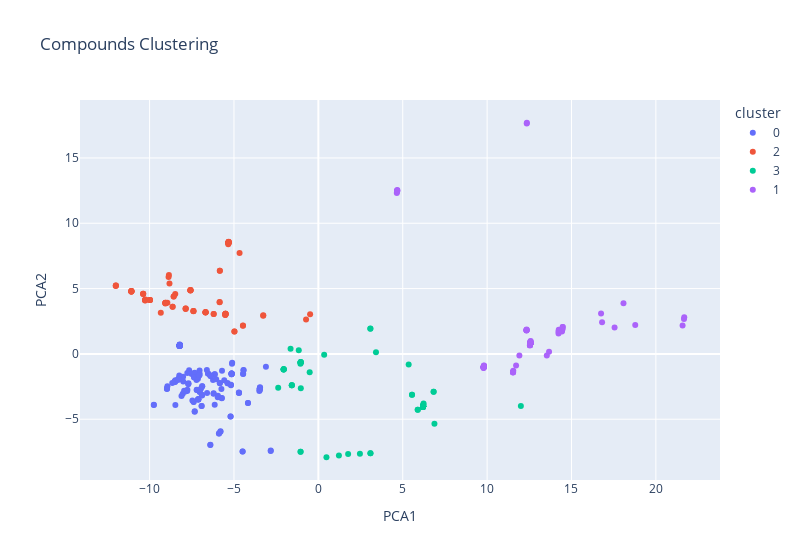

Notebook cell for this chart:
### Code cell
fig = px.scatter(pca_df, x='PCA1', y='PCA2', color="cluster", hover_data=['compound'], title="Compounds Clustering", width=800)
fig.show()

### Figure 1 — Plotly figure (JSON) as saved in the notebook; plotly's stock layout.template omitted (floating-point values rounded to 4 significant figures; data arrays with more than 128 entries replaced by an {"elided": "..."} marker saying what was removed)
{"data": [{"customdata": {"elided": "159x1 str values"}, "hovertemplate": "cluster=0<br>PCA1=%{x}<br>PCA2=%{y}<br>compound=%{customdata[0]}<extra></extra>", "legendgroup": "0", "marker": {"color": "#636efa", "symbol": "circle"}, "mode": "markers", "name": "0", "orientation": "v", "showlegend": true, "type": "scatter", "x": {"elided": "159 float values"}, "xaxis": "x", "y": {"elided": "159 float values"}, "yaxis": "y"}, {"customdata": [["2-Ethylhexyl acrylate"], ["2-Ethylhexyl acrylate"], ["Geraniol"], ["Geraniol"], ["2-Ethoxy ethanol"], ["Hexanol"], ["n-hexanol"], ["Hexanol"], ["butoxyethanol"], ["butoxyethanol"], ["butoxyethanol"], ["butoxyethanol"], ["butoxyethanol"], ["Octanol"], ["Octanol"], ["Octanol"], ["n-octanol"], ["Octanol"], ["Decanol"], ["decanol"], ["decanol"], ["decanol"], ["decanol"], ["decanol"], ["Decanol"], ["n-decanol"], ["Decanol "], ["Diethylene glycol monobutyl ether"], ["Diethylene glycol monobutyl ether"], ["oleic acid"], ["Diethyl maleate"], ["Diethyl maleate"], ["Nonanol"], ["n-nonanol"], ["Methylglucose"], ["linolenic acid"], ["2,3-Butanediol"], ["Heptanol"], ["Heptanol"], ["n-heptanol"], ["Glycerol"], ["Glycerol"], ["Urea"], ["Urea"], ["Urea"], ["Urea"], ["Urea"], ["urea"], ["urea"], ["Cyclophosphamide monohydrate"], ["Cyclophosphamide monohydrate"], ["Ethanol"], ["ethanol"], ["Ethanol"], ["acetic acid"], ["acetic acid"], ["acetic acid"], ["acetic acid"], ["acetic acid"], ["Methyl methanesulfonate"], ["Methyl methanesulfonate"], ["Methanol"], ["Methanol"], ["methanol"], ["Ethyl ether"], ["Mannitol"], ["Mannitol"], ["Mannitol"], ["Mannitol"], ["Mannitol"], ["Mannitol"], ["Mannitol"], ["Mannitol"], ["Mannitol"], ["Mannitol"], ["Mannitol"], ["Mannitol"], ["Mannitol"], ["Propanol"], ["Propanol"], ["n-propanol"], ["Butanol"], ["Butanol"], ["Butanol"], ["Butanol"], ["n-butanol"], ["Butanol"], ["Pentanol"], ["n-pentanol"], ["2-Butanone"]], "hovertemplate": "cluster=2<br>PCA1=%{x}<br>PCA2=%{y}<br>compound=%{customdata[0]}<extra></extra>", "legendgroup": "2", "marker": {"color": "#EF553B", "symbol": "circle"}, "mode": "markers", "name": "2", "orientation": "v", "showlegend": true, "type": "scatter", "x": [-4.47, -4.466, -4.974, -4.974, -8.823, -7.861, -7.861, -7.866, -7.579, -7.581, -7.578, -7.578, -7.579, -6.683, -6.684, -6.685, -6.683, -6.687, -5.512, -5.501, -5.502, -5.503, -5.502, -5.504, -5.513, -5.512, -5.512, -5.839, -5.838, -0.4887, -5.85, -5.849, -6.203, -6.203, -4.669, -0.7293, -8.48, -7.403, -7.402, -7.402, -8.856, -8.876, -11.08, -11.08, -11.08, -11.08, -11.08, -11.08, -11.08, -3.269, -3.264, -10.38, -10.38, -10.38, -10.27, -10.26, -10.26, -10.26, -10.26, -8.572, -8.574, -12.0, -12.01, -12.0, -8.947, -5.329, -5.327, -5.329, -5.317, -5.321, -5.321, -5.318, -5.32, -5.323, -5.34, -5.32, -5.323, -5.329, -9.98, -9.978, -9.978, -9.061, -9.06, -9.06, -9.06, -9.06, -9.067, -8.636, -8.636, -9.337], "xaxis": "x", "y": [2.148, 2.177, 1.722, 1.719, 5.39, 3.483, 3.483, 3.444, 4.873, 4.854, 4.882, 4.876, 4.875, 3.193, 3.186, 3.18, 3.193, 3.167, 2.997, 3.083, 3.077, 3.066, 3.075, 3.062, 2.991, 2.997, 3.001, 6.357, 6.363, 3.034, 3.96, 3.968, 3.058, 3.058, 7.718, 2.63, 4.589, 3.268, 3.275, 3.275, 6.033, 5.877, 4.768, 4.782, 4.796, 4.808, 4.805, 4.769, 4.772, 2.912, 2.949, 4.613, 4.613, 4.576, 4.088, 4.097, 4.133, 4.152, 4.157, 4.403, 4.387, 5.239, 5.188, 5.239, 3.922, 8.481, 8.499, 8.481, 8.576, 8.541, 8.543, 8.563, 8.553, 8.526, 8.396, 8.549, 8.524, 8.478, 4.118, 4.133, 4.133, 3.893, 3.901, 3.906, 3.906, 3.901, 3.851, 3.609, 3.609, 3.145], "yaxis": "y"}, {"customdata": [["bis(2-ethylhexyl)phthalate"], ["octylparaben"], ["octylparaben"], ["octylparaben"], ["octylparaben"], ["octylparaben"], ["Pindolol"], ["Alprenolol"], ["Lidocaine"], ["Lidocaine"], ["Lidocaine"], ["Naltrexone"], ["Timolol"], ["Timolol"], ["Atenolol"], ["Diazinon"], ["sotalol"], ["sotalol"], ["sotalol"], ["sotalol"], ["sotalol"], ["sotalol"], ["Sotalol"], ["Sotalol"], ["Nadolol"], ["Fentanyl base"], ["Fentanyl base"], ["Estriol"], ["Estriol"], ["beta-Estradiol"], ["Beta-estradiol"], ["beta-Estradiol"], ["beta-Estradiol"], ["Beta-estradiol"], ["beta-Estradiol"], ["Estradiol"], ["Estradiol"], ["Estradiol"], ["Estradiol"], ["Estradiol"], ["Estradiol"], ["Estradiol"], ["Estradiol"], ["Estradiol"], ["Estradiol"], ["Estradiol"], ["Estradiol"], ["Estradiol"], ["Estradiol"], ["Estradiol"], ["Estradiol"], ["Estradiol"], ["Estradiol"], ["Beta-Estradiol"], ["Estradiol"], ["Estradiol"], ["Estradiol"], ["Estradiol"], ["Estradiol"], ["Estradiol"], ["Estradiol"], ["Estradiol"], ["Estradiol"], ["Estradiol"], ["Metoprolol"], ["Estrone"], ["Estrone"], ["2-(Acetylamino)fluorene"], ["2-(Acetylamino)fluorene"], ["Sufentanil base"], ["ethacrynic acid"], ["Methotrexate"], ["Methotrexate"], ["1-(diphenylmethyl)-4-methylpiperazine"], ["1-(diphenylmethyl)-4-ethylpiperazine"], ["1-(diphenylmethyl)-4-propylpiperazine"], ["1-(diphenylmethyl)-4-butylpiperazine"]], "hovertemplate": "cluster=3<br>PCA1=%{x}<br>PCA2=%{y}<br>compound=%{customdata[0]}<extra></extra>", "legendgroup": "3", "marker": {"color": "#00cc96", "symbol": "circle"}, "mode": "markers", "name": "3", "orientation": "v", "showlegend": true, "type": "scatter", "x": [5.352, -2.053, -2.055, -2.056, -2.056, -2.054, -1.04, -2.38, -1.572, -1.572, -1.574, 12.0, 3.081, 3.082, -1.647, 0.3443, -1.05, -1.05, -1.049, -1.049, -1.047, -1.061, -1.046, -1.047, 3.414, 3.087, 3.086, 6.83, 6.83, 6.199, 6.219, 6.203, 6.199, 6.219, 6.203, 6.205, 6.206, 6.209, 6.202, 6.207, 6.207, 6.204, 6.206, 6.205, 6.205, 6.205, 6.206, 6.207, 6.205, 6.206, 6.205, 6.205, 6.204, 6.204, 6.206, 6.205, 6.204, 6.206, 6.206, 6.2, 6.234, 6.199, 6.202, 6.204, -1.16, 5.889, 5.889, -1.055, -1.054, 6.878, -0.5143, 5.549, 5.55, 0.4794, 1.218, 1.765, 2.463], "xaxis": "x", "y": [-0.8141, -1.167, -1.179, -1.192, -1.188, -1.172, -2.633, -2.583, -2.395, -2.395, -2.407, -3.98, 1.934, 1.938, 0.3895, -0.06168, -0.6617, -0.6608, -0.6586, -0.6592, -0.6437, -0.7508, -0.6292, -0.6431, 0.1298, -7.599, -7.602, -2.905, -2.905, -4.063, -3.913, -4.037, -4.063, -3.913, -4.037, -4.022, -4.011, -3.984, -4.042, -4.005, -4.002, -4.026, -4.013, -4.02, -4.016, -4.017, -4.008, -4.001, -4.016, -4.012, -4.016, -4.021, -4.03, -4.026, -4.012, -4.015, -4.028, -4.012, -4.012, -4.057, -3.795, -4.066, -4.043, -4.027, 0.2782, -4.272, -4.272, -7.496, -7.491, -5.352, -1.41, -3.135, -3.127, -7.912, -7.776, -7.671, -7.641], "yaxis": "y"}, {"customdata": [["Triamcinolone"], ["Pregnenolone"], ["Hydroxypregnenolone"], ["Betamethasone-17-valerate"], ["Hydrocortisone-21-hemisuccinate"], ["Hydrocortisone-21-hexanoate; Hydrocortisone caproate"], ["Dexamethasone"], ["Corticosterone"], ["Corticosterone"], ["Corticosterone"], ["Corticosterone"], ["Corticosterone"], ["Corticosterone"], ["Corticosterone"], ["Corticosterone"], ["Corticosterone"], ["Corticosterone"], ["Corticosterone"], ["Corticosterone"], ["Corticosterone"], ["Corticosterone"], ["Corticosterone"], ["Corticosterone"], ["Corticosterone"], ["Corticosterone"], ["Corticosterone"], ["Corticosterone"], ["Corticosterone"], ["Corticosterone"], ["Corticosterone"], ["Corticosterone"], ["Corticosterone"], ["Corticosterone"], ["Corticosterone"], ["Corticosterone"], ["Corticosterone"], ["Corticosterone"], ["Corticosterone"], ["Corticosterone"], ["Corticosterone"], ["Corticosterone"], ["Corticosterone"], ["Corticosterone"], ["Corticosterone"], ["Corticosterone"], ["Corticosterone"], ["Corticosterone"], ["Corticosterone"], ["Corticosterone"], ["Corticosterone"], ["Corticosterone"], ["Corticosterone"], ["Corticosterone"], ["Corticosterone"], ["Corticosterone"], ["Corticosterone"], ["Corticosterone"], ["Corticosterone"], ["Corticosterone"], ["Corticosterone"], ["Corticosterone"], ["Corticosterone"], ["Corticosterone"], ["Corticosterone"], ["Corticosterone"], ["Corticosterone"], ["Corticosterone"], ["Corticosterone"], ["Corticosterone"], ["Hydrocortisone "], ["Hydrocortisone "], ["Hydrocortisone"], ["Hydrocortisone"], ["Hydrocortisone"], ["Hydrocortisone"], ["Prednisolone"], ["Raffinose"], ["Raffinose"], ["Aldosterone"], ["Aldosterone"], ["Aldosterone"], ["Aldosterone"], ["Aldosterone"], ["Aldosterone"], ["Cortisone"], ["cortisone"], ["Sucrose"], ["Sucrose"], ["Sucrose"], ["Sucrose"], ["Sucrose"], ["sucrose"], ["sucrose"], ["Progesterone"], ["Progesterone"], ["Progesterone"], ["Progesterone"], ["Progesterone"], ["Testosterone"], ["Testosterone"], ["testosterone"], ["testosterone"], ["testosterone"], ["testosterone"], ["testosterone"], ["testosterone"], ["Testosterone"], ["Testosterone"], ["Testosterone"], ["Testosterone"], ["Testosterone"], ["Testosterone"], ["Testosterone"], ["Testosterone"], ["Testosterone"], ["Cortexone"], ["Hydrocortisone-21-propionate"], ["17-alfa-Hydroxyprogesterone"], ["Triamcinolone acetonide"], ["Triamcinolone acetonide"]], "hovertemplate": "cluster=1<br>PCA1=%{x}<br>PCA2=%{y}<br>compound=%{customdata[0]}<extra></extra>", "legendgroup": "1", "marker": {"color": "#ab63fa", "symbol": "circle"}, "mode": "markers", "name": "1", "orientation": "v", "showlegend": true, "type": "scatter", "x": [16.75, 11.72, 13.67, 21.58, 18.08, 18.78, 17.55, 12.56, 12.57, 12.58, 12.55, 12.56, 12.56, 12.56, 12.55, 12.55, 12.54, 12.53, 12.56, 12.54, 12.54, 12.54, 12.54, 12.56, 12.55, 12.54, 12.54, 12.56, 12.55, 12.55, 12.55, 12.54, 12.56, 12.55, 12.55, 12.55, 12.54, 12.55, 12.55, 12.55, 12.54, 12.54, 12.56, 12.56, 12.55, 12.55, 12.55, 12.56, 12.55, 12.55, 12.55, 12.56, 12.55, 12.55, 12.55, 12.56, 12.55, 12.55, 12.54, 12.54, 12.56, 12.55, 12.54, 12.54, 12.54, 12.57, 12.56, 12.57, 12.56, 14.48, 14.48, 14.46, 14.44, 14.43, 14.46, 14.23, 12.35, 12.36, 12.33, 12.34, 12.34, 12.34, 12.33, 12.34, 14.25, 14.23, 4.673, 4.677, 4.649, 4.669, 4.67, 4.665, 4.663, 11.55, 11.53, 11.54, 11.54, 11.54, 9.814, 9.81, 9.797, 9.795, 9.796, 9.796, 9.797, 9.797, 9.804, 9.804, 9.804, 9.798, 9.799, 9.788, 9.791, 9.797, 9.801, 11.91, 16.81, 13.54, 21.68, 21.66], "xaxis": "x", "y": [3.084, -0.8965, 0.1725, 2.17, 3.885, 2.215, 2.021, 0.845, 0.9405, 0.9858, 0.7771, 0.8707, 0.8707, 0.8123, 0.7939, 0.7616, 0.7075, 0.6408, 0.8097, 0.7234, 0.7102, 0.6995, 0.6767, 0.8084, 0.7547, 0.7146, 0.6882, 0.8151, 0.7921, 0.7596, 0.7285, 0.7062, 0.806, 0.7565, 0.7506, 0.731, 0.6977, 0.8005, 0.7695, 0.7291, 0.7047, 0.6914, 0.8349, 0.8097, 0.768, 0.7516, 0.7394, 0.8097, 0.7543, 0.7389, 0.7318, 0.811, 0.7851, 0.7572, 0.7554, 0.8084, 0.7596, 0.7351, 0.7091, 0.6867, 0.8097, 0.7471, 0.7218, 0.7091, 0.6898, 0.9183, 0.8419, 0.9183, 0.8519, 2.066, 2.067, 1.878, 1.783, 1.717, 1.878, 1.555, 17.64, 17.69, 1.809, 1.815, 1.838, 1.838, 1.787, 1.86, 1.841, 1.723, 12.51, 12.54, 12.32, 12.48, 12.49, 12.45, 12.44, -1.286, -1.416, -1.38, -1.398, -1.398, -0.8828, -0.9158, -1.011, -1.027, -1.021, -1.02, -1.016, -1.012, -0.9567, -0.9567, -0.9567, -1.009, -0.9953, -1.081, -1.058, -1.017, -0.9835, -0.1206, 2.421, -0.1149, 2.796, 2.666], "yaxis": "y"}], "layout": {"legend": {"title": {"text": "cluster"}, "tracegroupgap": 0}, "title": {"text": "Compounds Clustering"}, "width": 800, "xaxis": {"anchor": "y", "domain": [0, 1], "title": {"text": "PCA1"}}, "yaxis": {"anchor": "x", "domain": [0, 1], "title": {"text": "PCA2"}}}}
